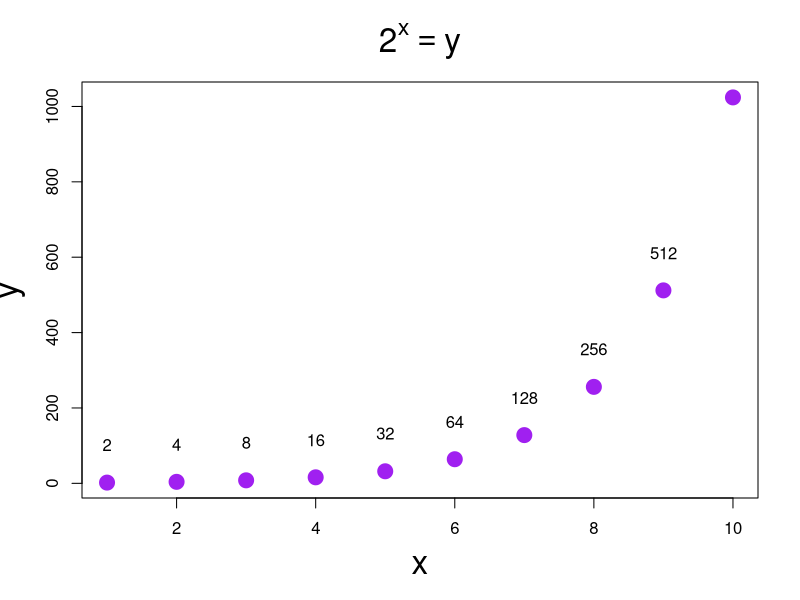
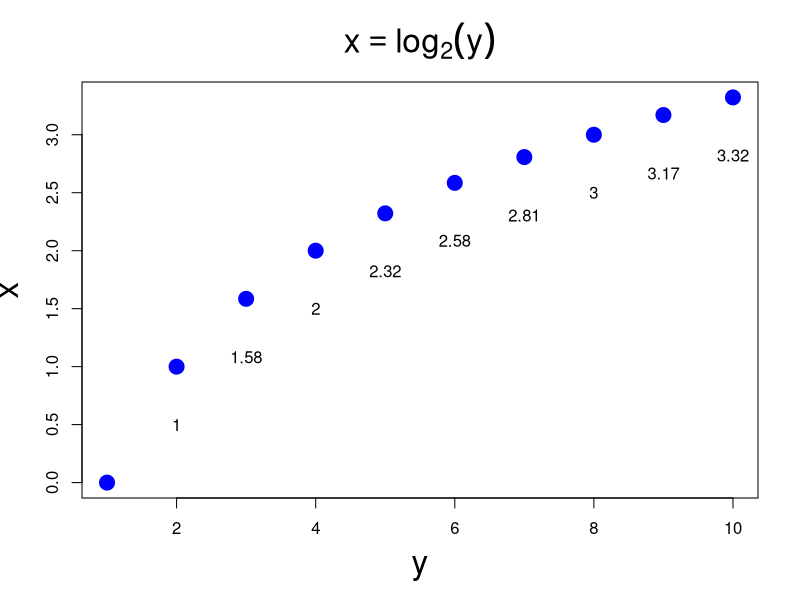
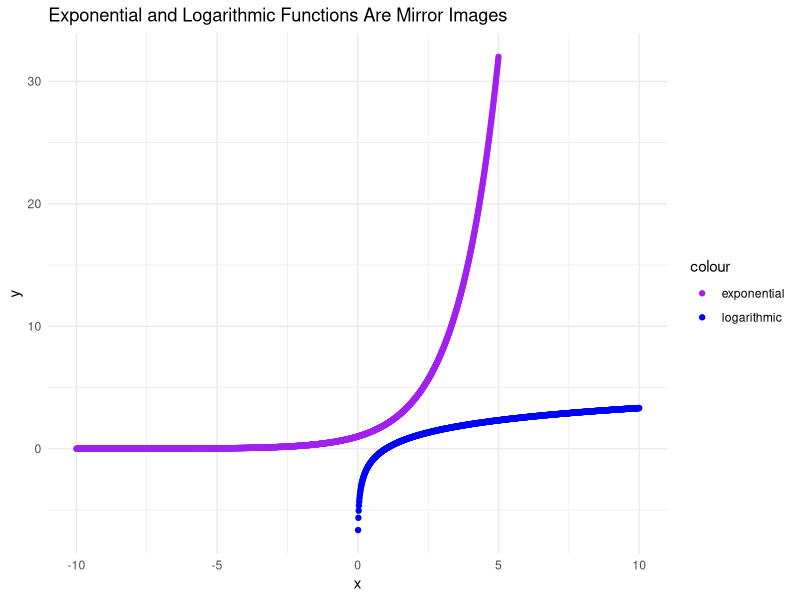

These charts were generated, in order, by the following R code:
## ---- chunk 1

x1 <- seq(1,10)

y1 = 2^x1

plot(x1, 
     y1,
     xlab = "x", 
     ylab = "y", 
     pch = 19, 
     col = "purple", 
     main = expression(2^x == y),
     cex = 2.0, cex.lab = 2.0, cex.main = 2.0)

text(x1, y1 + 100, labels = y1)

## ---- chunk 2

x2 <- seq(1,10)

y2 = log2(x2)

plot(x2, 
     y2,
     xlab = "y", 
     ylab = "x", 
     pch = 19, 
     col = "blue", 
     main = expression(x == log[2](y)),
     cex = 2.0, cex.lab = 2.0, cex.main = 2.0)

text(x2, y2 - .5, labels = round(y2, 2))

## ---- chunk 3

library(ggplot2)

x3 <- seq(-10,5, by = .01)

x4 <- seq(.01, 10, by = .01)

y3exp <- 2^x3

y4log <- log2(x4)

ggplot(data=NULL) + 
geom_point(aes(x = x3, y = y3exp, color = "exponential")) + 
geom_point(aes(x = x4, y = y4log, color = "logarithmic")) +
labs(title = "Exponential and Logarithmic Functions Are Mirror Images",
x = "x", y = "y") +
scale_color_manual(values = c("purple", "blue")) +
theme_minimal()

